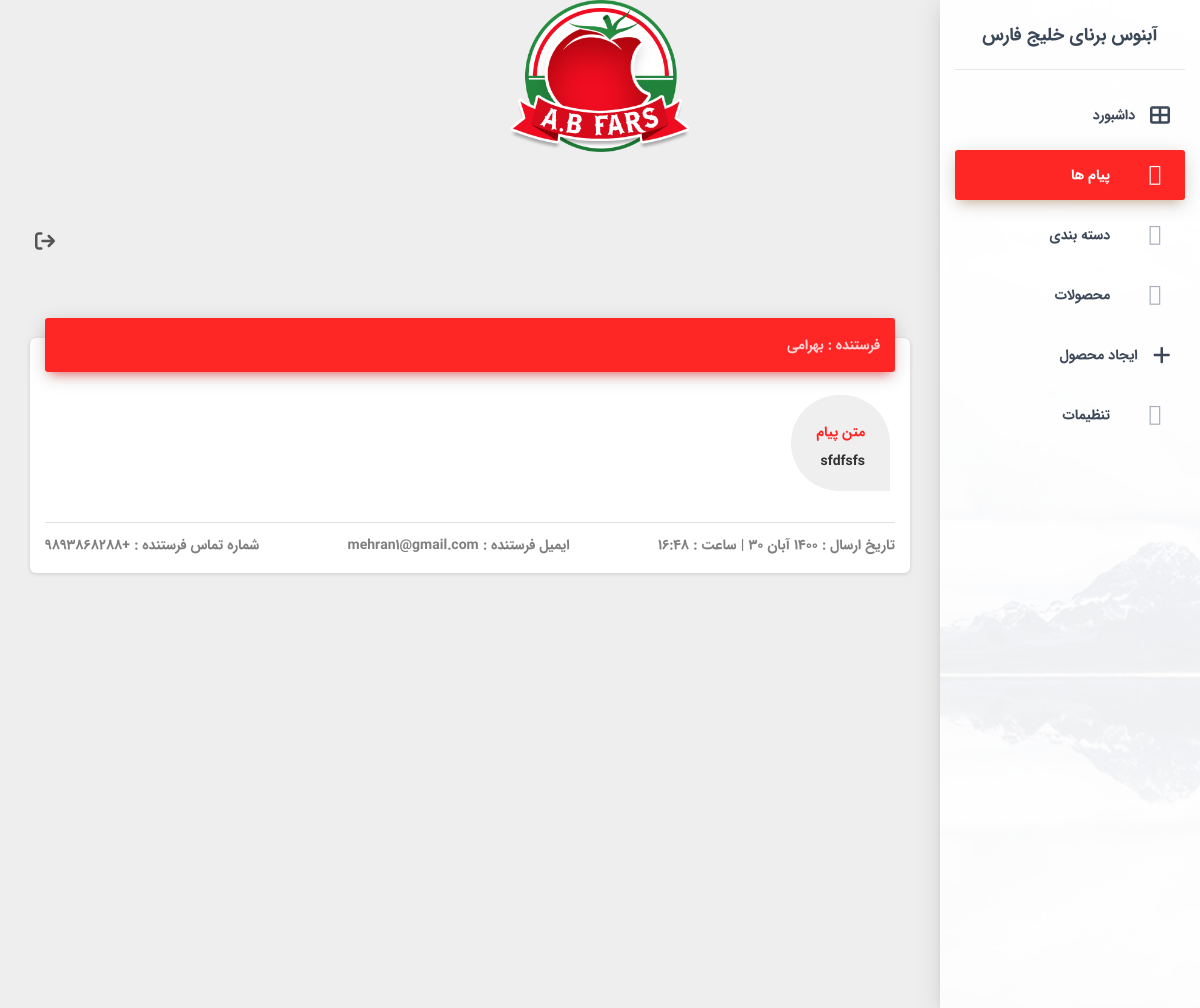
The app's page /fa/staff/message/2/ (signed in) with its own data.
### main/models.py (models this page shows, shortened)
class Message(models.Model):
    name = models.CharField(max_length=120)
    email = models.EmailField()
    phone_number = models.CharField(max_length=11)
    text = models.TextField()
    created_on = models.DateField(blank=True, null=True ,auto_now_add=True)
    created_on_time = models.TimeField(blank=True, null=True ,auto_now_add=True)
    is_read = models.BooleanField(default=False)
    def jcreated_on(self):
        return jalali_converter(self.created_on)

### staff/views.py (the view)
# urls.py: path('message/<id>/', views.staff_message, name="staff_message"),
def staff_message(request, id):
    if request.user.is_staff:
        message = get_object_or_404(Message, id=id)
        message.is_read = True
        message.save()
        ctx = {'message':message}
        return render(request, 'staff/message.html', ctx)
    else:
        return redirect("/staff/login/")

### extensions/jalali.py (called while the page is built)
    def persian_tuple(self):
        return self.persian_year, self.persian_month, self.persian_day

### extensions/utils.py (called while the page is built)
def jalali_converter(time):
	time_to_str = "{},{},{}".format(time.year, time.month, time.day)
	time_to_tuple = jalali.Gregorian(time_to_str).persian_tuple()
	j_months = ["فروردین",
		"اردیبهشت",
		"خرداد",
		"تیر",
		"مرداد",
		"شهریور",
		"مهر",
		"آبان",
		"آذر",
		"دی",
		"بهمن",
		"اسفند",]
	return "{} {} {}".format(time_to_tuple[0], j_months[time_to_tuple[1]-1], time_to_tuple[2]), time_to_tuple, f"{time_to_tuple[2]}/{time_to_tuple[1]}"

### main/context_processors.py (called while the page is built)
def setting(requet, **kwargs):
    setting = Setting.objects.first()
    random_products = Product.objects.all()
    ctx = {'setting':setting,
        'random_products':random_products,
        }
    return ctx

### main/templates/staff/message.html (shortened to what this page needs)
{% extends 'staff/base.html' %}
{% block content %}
<div class="d-none">{% block meassages %}active{% endblock %}</div>
<div class="content">
    <div class="container-fluid">
      <div class="row">
        <div class="col-md-12">
          <div class="card">
            <div class="card-header card-header-primary">
              <p class="card-category">فرستنده : {{message.name}}</p>
            </div>
            <div class="card-body">
                <div class="form-group recive">
                    <label for="ans_content" class="text-primary">متن پیام</label>
                    <div name="msg_content" class="w-100 mb-2">
                        {{message.text}}
                    </div>
                </div>
            </div>
            <div class="card-footer border-top mt-3">
                    <span class="mb-3 text-black-50">تاریخ ارسال : {{message.jcreated_on.0}} | ساعت : {{message.created_on_time|date:"G:i"}}</span>
                    <span class="mb-3 text-black-50 mr-auto">ایمیل فرستنده : {{message.email}}</span>
                    <span class="mb-3 text-black-50 mr-auto">شماره تماس فرستنده : {{message.phone_number}}</span>
            </div>
          </div>
        </div>
    </div>
</div>
{% endblock content %}

### records on screen
Message: name "بهرامی", text "sfdfsfs", created_on_time "16:48", email "mehran1@gmail.com", phone_number "+9893868288"
